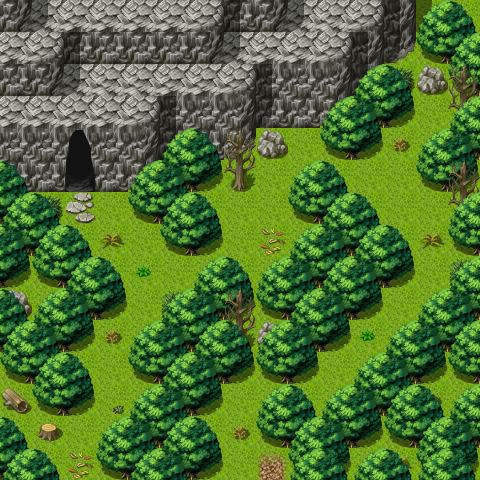

Rendered tile map (Tiled .tmx) drawn with the repository's tilesets; below, a short description and the map source with its tile grids summarised:
An orthogonal 15x15 tile map with 32x32 px tiles, 3 tile layers (Ground, Objects, Above), 1 hidden layer not drawn, 60 tilesets and 7 objects (5x spawn, 2x mapchange).

<map version="1.10" tiledversion="1.10.2" orientation="orthogonal" renderorder="right-down" width="15" height="15" tilewidth="32" tileheight="32" infinite="0" nextlayerid="8" nextobjectid="8">
 <properties>
  <property name="outdoors" value="1" />
 </properties>
 <tileset firstgid="1" name="map_bed_1" tilewidth="32" tileheight="32" tilecount="128" columns="16">
  <image source="../drawable/map_bed_1.png" width="512" height="256" />
 </tileset>
 <tileset firstgid="129" name="map_border_1" tilewidth="32" tileheight="32" tilecount="128" columns="16">
  <image source="../drawable/map_border_1.png" width="512" height="256" />
 </tileset>
 <tileset firstgid="257" name="map_bridge_1" tilewidth="32" tileheight="32" tilecount="128" columns="16">
  <image source="../drawable/map_bridge_1.png" width="512" height="256" />
 </tileset>
 <tileset firstgid="385" name="map_bridge_2" tilewidth="32" tileheight="32" tilecount="128" columns="16">
  <image source="../drawable/map_bridge_2.png" width="512" height="256" />
 </tileset>
 <tileset firstgid="513" name="map_broken_1" tilewidth="32" tileheight="32" tilecount="128" columns="16">
  <image source="../drawable/map_broken_1.png" width="512" height="256" />
 </tileset>
 <tileset firstgid="641" name="map_cavewall_1" tilewidth="32" tileheight="32" tilecount="108" columns="18">
  <image source="../drawable/map_cavewall_1.png" width="576" height="192" />
 </tileset>
 <tileset firstgid="749" name="map_cavewall_2" tilewidth="32" tileheight="32" tilecount="108" columns="18">
  <image source="../drawable/map_cavewall_2.png" width="576" height="192" />
 </tileset>
 <tileset firstgid="857" name="map_cavewall_3" tilewidth="32" tileheight="32" tilecount="108" columns="18">
  <image source="../drawable/map_cavewall_3.png" width="576" height="192" />
 </tileset>
 <tileset firstgid="965" name="map_cavewall_4" tilewidth="32" tileheight="32" tilecount="108" columns="18">
  <image source="../drawable/map_cavewall_4.png" width="576" height="192" />
 </tileset>
 <tileset firstgid="1073" name="map_chair_table_1" tilewidth="32" tileheight="32" tilecount="128" columns="16">
  <image source="../drawable/map_chair_table_1.png" width="512" height="256" />
 </tileset>
 <tileset firstgid="1201" name="map_chair_table_2" tilewidth="32" tileheight="32" tilecount="128" columns="16">
  <image source="../drawable/map_chair_table_2.png" width="512" height="256" />
 </tileset>
 <tileset firstgid="1329" name="map_crate_1" tilewidth="32" tileheight="32" tilecount="128" columns="16">
  <image source="../drawable/map_crate_1.png" width="512" height="256" />
 </tileset>
 <tileset firstgid="1457" name="map_cupboard_1" tilewidth="32" tileheight="32" tilecount="128" columns="16">
  <image source="../drawable/map_cupboard_1.png" width="512" height="256" />
 </tileset>
 <tileset firstgid="1585" name="map_curtain_1" tilewidth="32" tileheight="32" tilecount="128" columns="16">
  <image source="../drawable/map_curtain_1.png" width="512" height="256" />
 </tileset>
 <tileset firstgid="1713" name="map_entrance_1" tilewidth="32" tileheight="32" tilecount="128" columns="16">
  <image source="../drawable/map_entrance_1.png" width="512" height="256" />
 </tileset>
 <tileset firstgid="1841" name="map_entrance_2" tilewidth="32" tileheight="32" tilecount="128" columns="16">
  <image source="../drawable/map_entrance_2.png" width="512" height="256" />
 </tileset>
 <tileset firstgid="1969" name="map_fence_1" tilewidth="32" tileheight="32" tilecount="128" columns="16">
  <image source="../drawable/map_fence_1.png" width="512" height="256" />
 </tileset>
 <tileset firstgid="2097" name="map_fence_2" tilewidth="32" tileheight="32" tilecount="128" columns="16">
  <image source="../drawable/map_fence_2.png" width="512" height="256" />
 </tileset>
 <tileset firstgid="2225" name="map_fence_3" tilewidth="32" tileheight="32" tilecount="128" columns="16">
  <image source="../drawable/map_fence_3.png" width="512" height="256" />
 </tileset>
 <tileset firstgid="2353" name="map_fence_4" tilewidth="32" tileheight="32" tilecount="128" columns="16">
  <image source="../drawable/map_fence_4.png" width="512" height="256" />
 </tileset>
 <tileset firstgid="2481" name="map_ground_1" tilewidth="32" tileheight="32" tilecount="128" columns="16">
  <image source="../drawable/map_ground_1.png" width="512" height="256" />
 </tileset>
 <tileset firstgid="2609" name="map_ground_2" tilewidth="32" tileheight="32" tilecount="128" columns="16">
  <image source="../drawable/map_ground_2.png" width="512" height="256" />
 </tileset>
 <tileset firstgid="2737" name="map_ground_3" tilewidth="32" tileheight="32" tilecount="128" columns="16">
  <image source="../drawable/map_ground_3.png" width="512" height="256" />
 </tileset>
 <tileset firstgid="2865" name="map_ground_4" tilewidth="32" tileheight="32" tilecount="128" columns="16">
  <image source="../drawable/map_ground_4.png" width="512" height="256" />
 </tileset>
 <tileset firstgid="2993" name="map_ground_5" tilewidth="32" tileheight="32" tilecount="128" columns="16">
  <image source="../drawable/map_ground_5.png" width="512" height="256" />
 </tileset>
 <tileset firstgid="3121" name="map_ground_6" tilewidth="32" tileheight="32" tilecount="128" columns="16">
  <image source="../drawable/map_ground_6.png" width="512" height="256" />
 </tileset>
 <tileset firstgid="3249" name="map_ground_7" tilewidth="32" tileheight="32" tilecount="128" columns="16">
  <image source="../drawable/map_ground_7.png" width="512" height="256" />
 </tileset>
 <tileset firstgid="3377" name="map_ground_8" tilewidth="32" tileheight="32" tilecount="128" columns="16">
  <image source="../drawable/map_ground_8.png" width="512" height="256" />
 </tileset>
 <tileset firstgid="3505" name="map_house_1" tilewidth="32" tileheight="32" tilecount="128" columns="16">
  <image source="../drawable/map_house_1.png" width="512" height="256" />
 </tileset>
 <tileset firstgid="3633" name="map_house_2" tilewidth="32" tileheight="32" tilecount="128" columns="16">
  <image source="../drawable/map_house_2.png" width="512" height="256" />
 </tileset>
 <tileset firstgid="3761" name="map_indoor_1" tilewidth="32" tileheight="32" tilecount="128" columns="16">
  <image source="../drawable/map_indoor_1.png" width="512" height="256" />
 </tileset>
 <tileset firstgid="3889" name="map_indoor_2" tilewidth="32" tileheight="32" tilecount="128" columns="16">
  <image source="../drawable/map_indoor_2.png" width="512" height="256" />
 </tileset>
 <tileset firstgid="4017" name="map_kitchen_1" tilewidth="32" tileheight="32" tilecount="128" columns="16">
  <image source="../drawable/map_kitchen_1.png" width="512" height="256" />
 </tileset>
 <tileset firstgid="4145" name="map_outdoor_1" tilewidth="32" tileheight="32" tilecount="128" columns="16">
  <image source="../drawable/map_outdoor_1.png" width="512" height="256" />
 </tileset>
 <tileset firstgid="4273" name="map_pillar_1" tilewidth="32" tileheight="32" tilecount="128" columns="16">
  <image source="../drawable/map_pillar_1.png" width="512" height="256" />
 </tileset>
 <tileset firstgid="4401" name="map_pillar_2" tilewidth="32" tileheight="32" tilecount="128" columns="16">
  <image source="../drawable/map_pillar_2.png" width="512" height="256" />
 </tileset>
 <tileset firstgid="4529" name="map_plant_1" tilewidth="32" tileheight="32" tilecount="128" columns="16">
  <image source="../drawable/map_plant_1.png" width="512" height="256" />
 </tileset>
 <tileset firstgid="4657" name="map_plant_2" tilewidth="32" tileheight="32" tilecount="128" columns="16">
  <image source="../drawable/map_plant_2.png" width="512" height="256" />
 </tileset>
 <tileset firstgid="4785" name="map_rock_1" tilewidth="32" tileheight="32" tilecount="128" columns="16">
  <image source="../drawable/map_rock_1.png" width="512" height="256" />
 </tileset>
 <tileset firstgid="4913" name="map_rock_2" tilewidth="32" tileheight="32" tilecount="128" columns="16">
  <image source="../drawable/map_rock_2.png" width="512" height="256" />
 </tileset>
 <tileset firstgid="5041" name="map_roof_1" tilewidth="32" tileheight="32" tilecount="128" columns="16">
  <image source="../drawable/map_roof_1.png" width="512" height="256" />
 </tileset>
 <tileset firstgid="5169" name="map_roof_2" tilewidth="32" tileheight="32" tilecount="128" columns="16">
  <image source="../drawable/map_roof_2.png" width="512" height="256" />
 </tileset>
 <tileset firstgid="5297" name="map_roof_3" tilewidth="32" tileheight="32" tilecount="128" columns="16">
  <image source="../drawable/map_roof_3.png" width="512" height="256" />
 </tileset>
 <tileset firstgid="5425" name="map_shop_1" tilewidth="32" tileheight="32" tilecount="128" columns="16">
  <image source="../drawable/map_shop_1.png" width="512" height="256" />
 </tileset>
 <tileset firstgid="5553" name="map_sign_ladder_1" tilewidth="32" tileheight="32" tilecount="128" columns="16">
  <image source="../drawable/map_sign_ladder_1.png" width="512" height="256" />
 </tileset>
 <tileset firstgid="5681" name="map_table_1" tilewidth="32" tileheight="32" tilecount="128" columns="16">
  <image source="../drawable/map_table_1.png" width="512" height="256" />
 </tileset>
 <tileset firstgid="5809" name="map_trail_1" tilewidth="32" tileheight="32" tilecount="128" columns="16">
  <image source="../drawable/map_trail_1.png" width="512" height="256" />
 </tileset>
 <tileset firstgid="5937" name="map_transition_1" tilewidth="32" tileheight="32" tilecount="128" columns="16">
  <image source="../drawable/map_transition_1.png" width="512" height="256" />
 </tileset>
 <tileset firstgid="6065" name="map_transition_2" tilewidth="32" tileheight="32" tilecount="128" columns="16">
  <image source="../drawable/map_transition_2.png" width="512" height="256" />
 </tileset>
 <tileset firstgid="6193" name="map_transition_3" tilewidth="32" tileheight="32" tilecount="128" columns="16">
  <image source="../drawable/map_transition_3.png" width="512" height="256" />
 </tileset>
 <tileset firstgid="6321" name="map_transition_4" tilewidth="32" tileheight="32" tilecount="128" columns="16">
  <image source="../drawable/map_transition_4.png" width="512" height="256" />
 </tileset>
 <tileset firstgid="6449" name="map_transition_5" tilewidth="32" tileheight="32" tilecount="128" columns="16">
  <image source="../drawable/map_transition_5.png" width="512" height="256" />
 </tileset>
 <tileset firstgid="6577" name="map_tree_1" tilewidth="32" tileheight="32" tilecount="128" columns="16">
  <image source="../drawable/map_tree_1.png" width="512" height="256" />
 </tileset>
 <tileset firstgid="6705" name="map_tree_2" tilewidth="32" tileheight="32" tilecount="128" columns="16">
  <image source="../drawable/map_tree_2.png" width="512" height="256" />
 </tileset>
 <tileset firstgid="6833" name="map_wall_1" tilewidth="32" tileheight="32" tilecount="128" columns="16">
  <image source="../drawable/map_wall_1.png" width="512" height="256" />
 </tileset>
 <tileset firstgid="6961" name="map_wall_2" tilewidth="32" tileheight="32" tilecount="120" columns="15">
  <image source="../drawable/map_wall_2.png" width="480" height="256" />
 </tileset>
 <tileset firstgid="7081" name="map_wall_3" tilewidth="32" tileheight="32" tilecount="120" columns="15">
  <image source="../drawable/map_wall_3.png" width="480" height="256" />
 </tileset>
 <tileset firstgid="7201" name="map_wall_4" tilewidth="32" tileheight="32" tilecount="120" columns="15">
  <image source="../drawable/map_wall_4.png" width="480" height="256" />
 </tileset>
 <tileset firstgid="7321" name="map_window_1" tilewidth="32" tileheight="32" tilecount="128" columns="16">
  <image source="../drawable/map_window_1.png" width="512" height="256" />
 </tileset>
 <tileset firstgid="7449" name="map_window_2" tilewidth="32" tileheight="32" tilecount="128" columns="16">
  <image source="../drawable/map_window_2.png" width="512" height="256" />
 </tileset>
 <layer id="1" name="Ground" width="15" height="15">
  <data>[225 cells, 225 non-empty, 9 distinct tile ids]</data>
 </layer>
 <layer id="2" name="Objects" width="15" height="15">
  <data>[225 cells, 82 non-empty, 20 distinct tile ids]</data>
 </layer>
 <layer id="3" name="Above" width="15" height="15">
  <data>[225 cells, 67 non-empty, 5 distinct tile ids]</data>
 </layer>
 <layer id="4" name="Walkable" width="15" height="15" visible="0">
  <data>[225 cells, 168 non-empty, 1 distinct tile ids]</data>
 </layer>
 <objectgroup id="5" name="Mapevents" visible="0">
  <object id="1" name="south" type="mapchange" x="224" y="448" width="64" height="32">
   <properties>
    <property name="map" value="road4" />
    <property name="place" value="north" />
   </properties>
  </object>
  <object id="2" name="gargoylecave" type="mapchange" x="64" y="160" width="32" height="32">
   <properties>
    <property name="map" value="gargoylecave1" />
    <property name="place" value="entrance" />
   </properties>
  </object>
 </objectgroup>
 <objectgroup id="6" name="Spawn" visible="0">
  <object id="3" name="shadowgarg1" type="spawn" x="256" y="384" width="64" height="32">
   <properties>
    <property name="spawngroup" value="shadowgarg1" />
   </properties>
  </object>
  <object id="4" name="cavesnake2_boss" type="spawn" x="352" y="320" width="32" height="64">
   <properties>
    <property name="spawngroup" value="cavesnake2_boss" />
   </properties>
  </object>
  <object id="5" name="shadowgarg1_1" type="spawn" x="384" y="192" width="64" height="64">
   <properties>
    <property name="spawngroup" value="shadowgarg1" />
   </properties>
  </object>
  <object id="6" name="shadowgarg1_2" type="spawn" x="160" y="256" width="32" height="32">
   <properties>
    <property name="spawngroup" value="shadowgarg1" />
   </properties>
  </object>
  <object id="7" name="shadowgarg1_3" type="spawn" x="224" y="192" width="64" height="64">
   <properties>
    <property name="spawngroup" value="shadowgarg1" />
   </properties>
  </object>
 </objectgroup>
 <objectgroup id="7" name="Keys" visible="0" />
</map>
